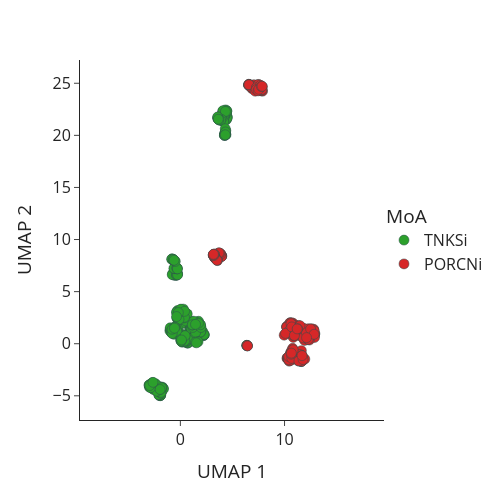

Here is the notebook cell this chart was saved with:
### Code cell
fig = px.scatter(z_umap,
                 x=0,
                 y=1,
                 color=MoA_wnt,
                 height=500,
                 width=500,
                 # opacity=0.7,
                 color_discrete_map=map,
                 # category_orders={"color": category_order},
                 # hover_data=[df.columns] ,
                 template="simple_white",
                #  title= "Embedding without blood cancers",
                 labels={"0": "UMAP 1",
                        "1": "UMAP 2",
                        "color":"MoA"
                       },
               )

fig.update_traces(
    marker=dict(
        size=10,
        line=dict(width=0.5, color="DarkSlateGrey")
    )
)

fig.update_layout(font=dict(size=16))
fig.update_yaxes(scaleanchor="x")
fig.update_layout(
    showlegend=True,
    legend=dict(
        orientation="v",
        y=0.5,
        x=1
    )
)

### Figure 1 — Plotly figure (JSON) as saved in the notebook; plotly's stock layout.template omitted (floating-point values rounded to 4 significant figures; data arrays with more than 128 entries replaced by an {"elided": "..."} marker saying what was removed)
{"data": [{"hovertemplate": "MoA=TNKSi<br>UMAP 1=%{x}<br>UMAP 2=%{y}<extra></extra>", "legendgroup": "TNKSi", "marker": {"color": "#2CA02C", "line": {"color": "DarkSlateGrey", "width": 0.5}, "size": 10, "symbol": "circle"}, "mode": "markers", "name": "TNKSi", "orientation": "v", "showlegend": true, "type": "scatter", "x": {"elided": "362 float values"}, "xaxis": "x", "y": {"elided": "362 float values"}, "yaxis": "y"}, {"hovertemplate": "MoA=PORCNi<br>UMAP 1=%{x}<br>UMAP 2=%{y}<extra></extra>", "legendgroup": "PORCNi", "marker": {"color": "#D62728", "line": {"color": "DarkSlateGrey", "width": 0.5}, "size": 10, "symbol": "circle"}, "mode": "markers", "name": "PORCNi", "orientation": "v", "showlegend": true, "type": "scatter", "x": {"elided": "271 float values"}, "xaxis": "x", "y": {"elided": "271 float values"}, "yaxis": "y"}], "layout": {"font": {"size": 16}, "height": 500, "legend": {"orientation": "v", "title": {"text": "MoA"}, "tracegroupgap": 0, "x": 1, "y": 0.5}, "margin": {"t": 60}, "showlegend": true, "width": 500, "xaxis": {"anchor": "y", "autorange": true, "domain": [0, 1], "range": [-9.537, 19.45], "title": {"text": "UMAP 1"}, "type": "linear"}, "yaxis": {"anchor": "x", "autorange": true, "domain": [0, 1], "range": [-7.322, 27.23], "scaleanchor": "x", "title": {"text": "UMAP 2"}, "type": "linear"}}}
